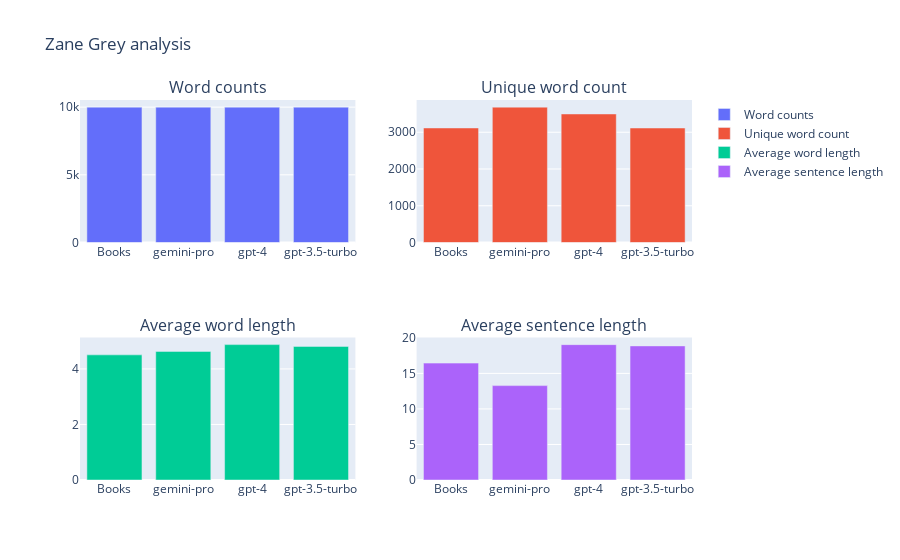
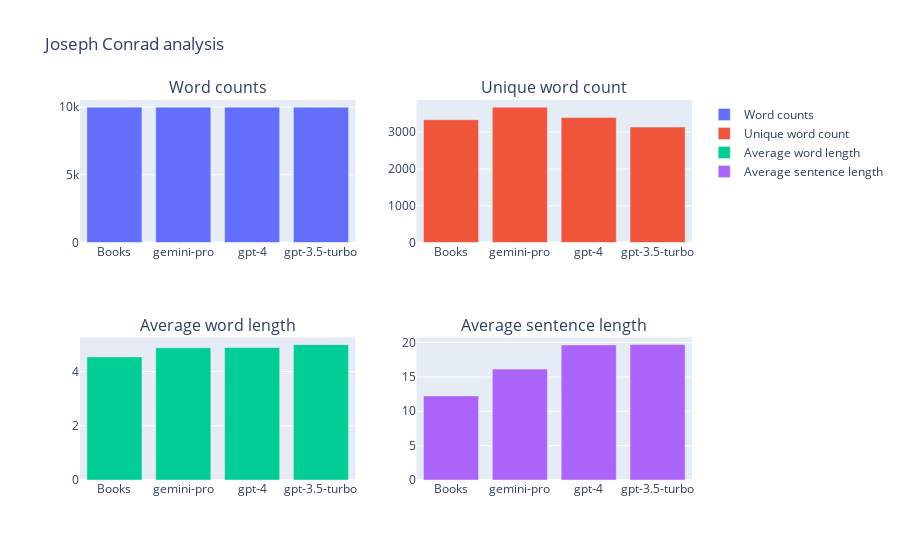
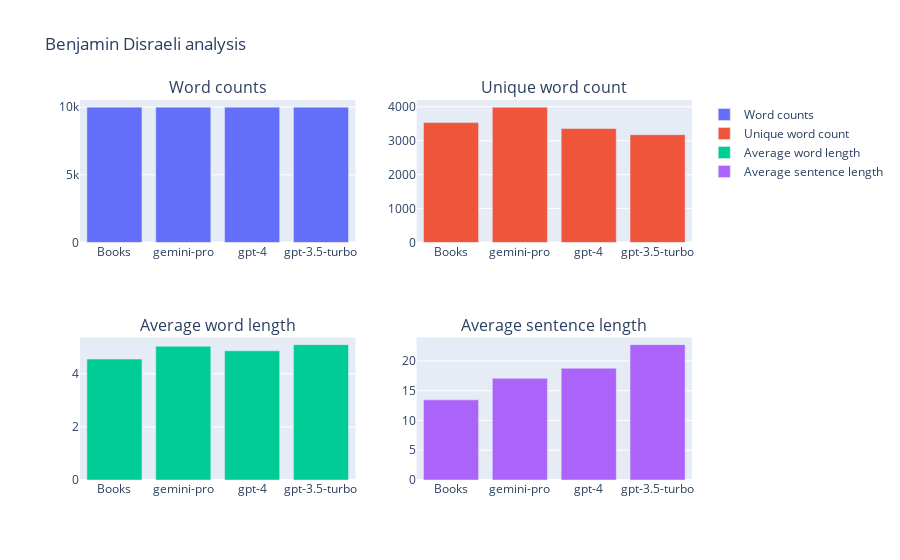
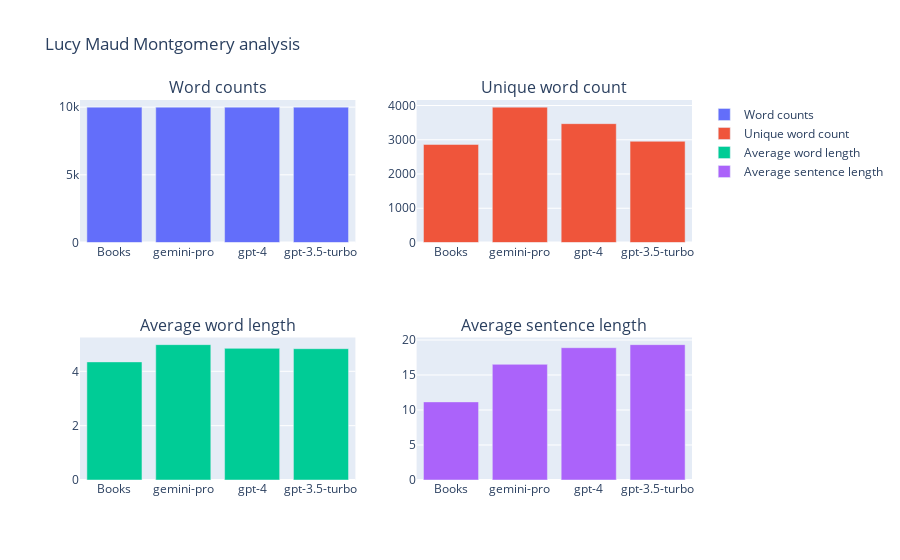

These figures' notebook cell, in order:
### Code cell
for author_name, collections_data in analysis_data.items():
        AnalysisVisualization().visualize(collections_data, f"{author_name} analysis")

### Figure 1 — Plotly figure (JSON) as saved in the notebook; plotly's stock layout.template omitted (floating-point values rounded to 4 significant figures)
{"data": [{"name": "Word counts", "type": "bar", "x": ["Books", "gemini-pro", "gpt-4", "gpt-3.5-turbo"], "xaxis": "x", "y": [10000, 10000, 10000, 10000], "yaxis": "y"}, {"name": "Unique word count", "type": "bar", "x": ["Books", "gemini-pro", "gpt-4", "gpt-3.5-turbo"], "xaxis": "x2", "y": [3117, 3684, 3498, 3116], "yaxis": "y2"}, {"name": "Average word length", "type": "bar", "x": ["Books", "gemini-pro", "gpt-4", "gpt-3.5-turbo"], "xaxis": "x3", "y": [4.506, 4.631, 4.875, 4.812], "yaxis": "y3"}, {"name": "Average sentence length", "type": "bar", "x": ["Books", "gemini-pro", "gpt-4", "gpt-3.5-turbo"], "xaxis": "x4", "y": [16.45, 13.28, 19.05, 18.87], "yaxis": "y4"}], "layout": {"annotations": [{"font": {"size": 16}, "showarrow": false, "text": "Word counts", "x": 0.225, "xanchor": "center", "xref": "paper", "y": 1, "yanchor": "bottom", "yref": "paper"}, {"font": {"size": 16}, "showarrow": false, "text": "Unique word count", "x": 0.775, "xanchor": "center", "xref": "paper", "y": 1, "yanchor": "bottom", "yref": "paper"}, {"font": {"size": 16}, "showarrow": false, "text": "Average word length", "x": 0.225, "xanchor": "center", "xref": "paper", "y": 0.375, "yanchor": "bottom", "yref": "paper"}, {"font": {"size": 16}, "showarrow": false, "text": "Average sentence length", "x": 0.775, "xanchor": "center", "xref": "paper", "y": 0.375, "yanchor": "bottom", "yref": "paper"}], "title": {"text": "Zane Grey analysis"}, "xaxis": {"anchor": "y", "domain": [0, 0.45]}, "xaxis2": {"anchor": "y2", "domain": [0.55, 1]}, "xaxis3": {"anchor": "y3", "domain": [0, 0.45]}, "xaxis4": {"anchor": "y4", "domain": [0.55, 1]}, "yaxis": {"anchor": "x", "domain": [0.625, 1]}, "yaxis2": {"anchor": "x2", "domain": [0.625, 1]}, "yaxis3": {"anchor": "x3", "domain": [0, 0.375]}, "yaxis4": {"anchor": "x4", "domain": [0, 0.375]}}}

### Figure 2 — Plotly figure (JSON) as saved in the notebook; plotly's stock layout.template omitted (floating-point values rounded to 4 significant figures)
{"data": [{"name": "Word counts", "type": "bar", "x": ["Books", "gemini-pro", "gpt-4", "gpt-3.5-turbo"], "xaxis": "x", "y": [10000, 10000, 10000, 10000], "yaxis": "y"}, {"name": "Unique word count", "type": "bar", "x": ["Books", "gemini-pro", "gpt-4", "gpt-3.5-turbo"], "xaxis": "x2", "y": [3336, 3679, 3394, 3137], "yaxis": "y2"}, {"name": "Average word length", "type": "bar", "x": ["Books", "gemini-pro", "gpt-4", "gpt-3.5-turbo"], "xaxis": "x3", "y": [4.536, 4.872, 4.883, 4.99], "yaxis": "y3"}, {"name": "Average sentence length", "type": "bar", "x": ["Books", "gemini-pro", "gpt-4", "gpt-3.5-turbo"], "xaxis": "x4", "y": [12.22, 16.13, 19.65, 19.69], "yaxis": "y4"}], "layout": {"annotations": [{"font": {"size": 16}, "showarrow": false, "text": "Word counts", "x": 0.225, "xanchor": "center", "xref": "paper", "y": 1, "yanchor": "bottom", "yref": "paper"}, {"font": {"size": 16}, "showarrow": false, "text": "Unique word count", "x": 0.775, "xanchor": "center", "xref": "paper", "y": 1, "yanchor": "bottom", "yref": "paper"}, {"font": {"size": 16}, "showarrow": false, "text": "Average word length", "x": 0.225, "xanchor": "center", "xref": "paper", "y": 0.375, "yanchor": "bottom", "yref": "paper"}, {"font": {"size": 16}, "showarrow": false, "text": "Average sentence length", "x": 0.775, "xanchor": "center", "xref": "paper", "y": 0.375, "yanchor": "bottom", "yref": "paper"}], "title": {"text": "Joseph Conrad analysis"}, "xaxis": {"anchor": "y", "domain": [0, 0.45]}, "xaxis2": {"anchor": "y2", "domain": [0.55, 1]}, "xaxis3": {"anchor": "y3", "domain": [0, 0.45]}, "xaxis4": {"anchor": "y4", "domain": [0.55, 1]}, "yaxis": {"anchor": "x", "domain": [0.625, 1]}, "yaxis2": {"anchor": "x2", "domain": [0.625, 1]}, "yaxis3": {"anchor": "x3", "domain": [0, 0.375]}, "yaxis4": {"anchor": "x4", "domain": [0, 0.375]}}}

### Figure 3 — Plotly figure (JSON) as saved in the notebook; plotly's stock layout.template omitted (floating-point values rounded to 4 significant figures)
{"data": [{"name": "Word counts", "type": "bar", "x": ["Books", "gemini-pro", "gpt-4", "gpt-3.5-turbo"], "xaxis": "x", "y": [10000, 10000, 10000, 10000], "yaxis": "y"}, {"name": "Unique word count", "type": "bar", "x": ["Books", "gemini-pro", "gpt-4", "gpt-3.5-turbo"], "xaxis": "x2", "y": [3535, 3991, 3359, 3178], "yaxis": "y2"}, {"name": "Average word length", "type": "bar", "x": ["Books", "gemini-pro", "gpt-4", "gpt-3.5-turbo"], "xaxis": "x3", "y": [4.55, 5.033, 4.862, 5.093], "yaxis": "y3"}, {"name": "Average sentence length", "type": "bar", "x": ["Books", "gemini-pro", "gpt-4", "gpt-3.5-turbo"], "xaxis": "x4", "y": [13.46, 17.06, 18.76, 22.73], "yaxis": "y4"}], "layout": {"annotations": [{"font": {"size": 16}, "showarrow": false, "text": "Word counts", "x": 0.225, "xanchor": "center", "xref": "paper", "y": 1, "yanchor": "bottom", "yref": "paper"}, {"font": {"size": 16}, "showarrow": false, "text": "Unique word count", "x": 0.775, "xanchor": "center", "xref": "paper", "y": 1, "yanchor": "bottom", "yref": "paper"}, {"font": {"size": 16}, "showarrow": false, "text": "Average word length", "x": 0.225, "xanchor": "center", "xref": "paper", "y": 0.375, "yanchor": "bottom", "yref": "paper"}, {"font": {"size": 16}, "showarrow": false, "text": "Average sentence length", "x": 0.775, "xanchor": "center", "xref": "paper", "y": 0.375, "yanchor": "bottom", "yref": "paper"}], "title": {"text": "Benjamin Disraeli analysis"}, "xaxis": {"anchor": "y", "domain": [0, 0.45]}, "xaxis2": {"anchor": "y2", "domain": [0.55, 1]}, "xaxis3": {"anchor": "y3", "domain": [0, 0.45]}, "xaxis4": {"anchor": "y4", "domain": [0.55, 1]}, "yaxis": {"anchor": "x", "domain": [0.625, 1]}, "yaxis2": {"anchor": "x2", "domain": [0.625, 1]}, "yaxis3": {"anchor": "x3", "domain": [0, 0.375]}, "yaxis4": {"anchor": "x4", "domain": [0, 0.375]}}}

### Figure 4 — Plotly figure (JSON) as saved in the notebook; plotly's stock layout.template omitted (floating-point values rounded to 4 significant figures)
{"data": [{"name": "Word counts", "type": "bar", "x": ["Books", "gemini-pro", "gpt-4", "gpt-3.5-turbo"], "xaxis": "x", "y": [10000, 10000, 10000, 10000], "yaxis": "y"}, {"name": "Unique word count", "type": "bar", "x": ["Books", "gemini-pro", "gpt-4", "gpt-3.5-turbo"], "xaxis": "x2", "y": [2863, 3953, 3470, 2955], "yaxis": "y2"}, {"name": "Average word length", "type": "bar", "x": ["Books", "gemini-pro", "gpt-4", "gpt-3.5-turbo"], "xaxis": "x3", "y": [4.347, 4.982, 4.845, 4.832], "yaxis": "y3"}, {"name": "Average sentence length", "type": "bar", "x": ["Books", "gemini-pro", "gpt-4", "gpt-3.5-turbo"], "xaxis": "x4", "y": [11.16, 16.53, 18.9, 19.34], "yaxis": "y4"}], "layout": {"annotations": [{"font": {"size": 16}, "showarrow": false, "text": "Word counts", "x": 0.225, "xanchor": "center", "xref": "paper", "y": 1, "yanchor": "bottom", "yref": "paper"}, {"font": {"size": 16}, "showarrow": false, "text": "Unique word count", "x": 0.775, "xanchor": "center", "xref": "paper", "y": 1, "yanchor": "bottom", "yref": "paper"}, {"font": {"size": 16}, "showarrow": false, "text": "Average word length", "x": 0.225, "xanchor": "center", "xref": "paper", "y": 0.375, "yanchor": "bottom", "yref": "paper"}, {"font": {"size": 16}, "showarrow": false, "text": "Average sentence length", "x": 0.775, "xanchor": "center", "xref": "paper", "y": 0.375, "yanchor": "bottom", "yref": "paper"}], "title": {"text": "Lucy Maud Montgomery analysis"}, "xaxis": {"anchor": "y", "domain": [0, 0.45]}, "xaxis2": {"anchor": "y2", "domain": [0.55, 1]}, "xaxis3": {"anchor": "y3", "domain": [0, 0.45]}, "xaxis4": {"anchor": "y4", "domain": [0.55, 1]}, "yaxis": {"anchor": "x", "domain": [0.625, 1]}, "yaxis2": {"anchor": "x2", "domain": [0.625, 1]}, "yaxis3": {"anchor": "x3", "domain": [0, 0.375]}, "yaxis4": {"anchor": "x4", "domain": [0, 0.375]}}}
